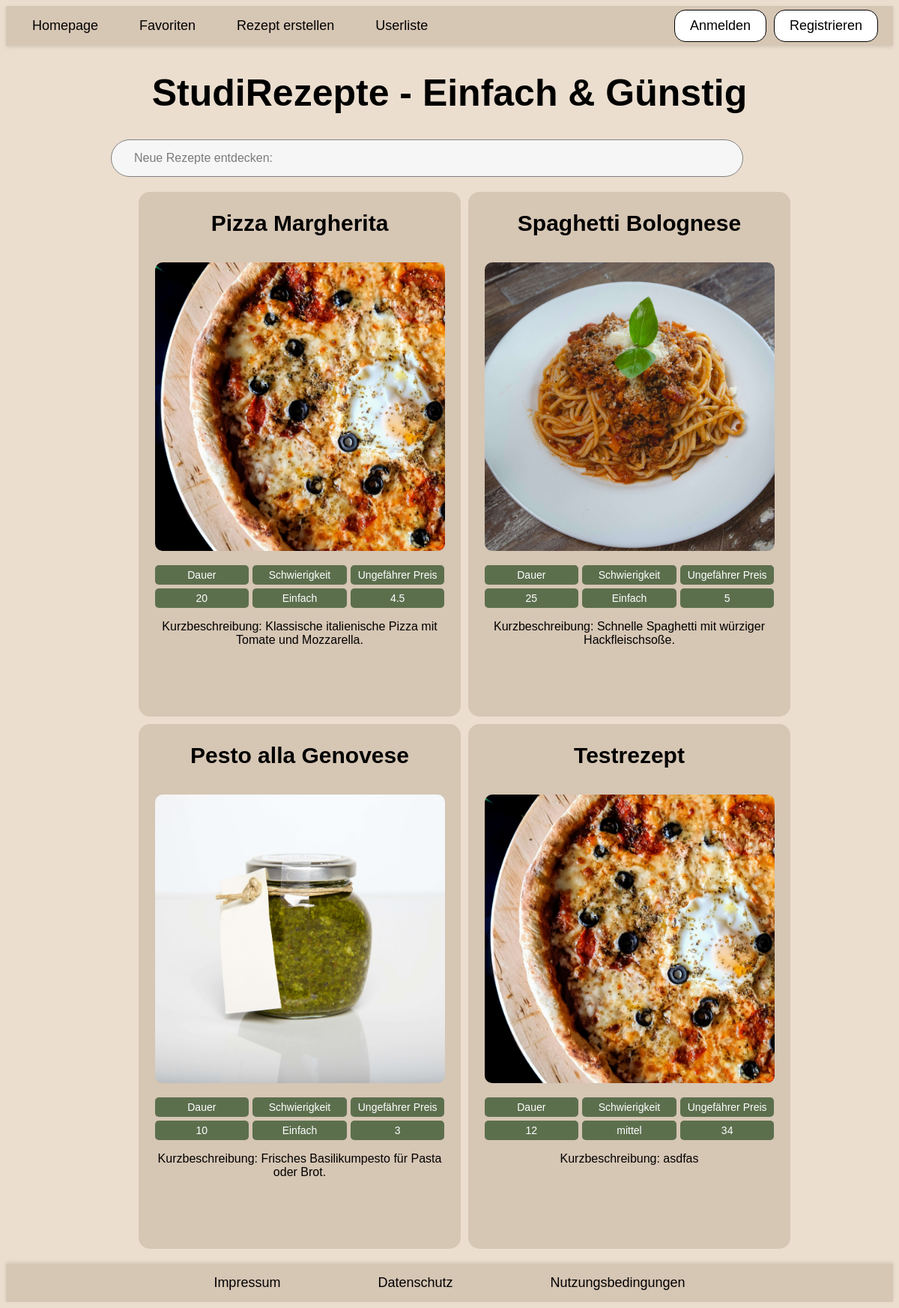
The page / on the database its author committed.
### tables this page shows
CREATE TABLE rezept (
                        id INTEGER PRIMARY KEY AUTOINCREMENT,
                        titel TEXT,
                        email TEXT,
                        kurzbeschreibung TEXT,
                        dauer INTEGER,
                        schwierigkeit TEXT,
                        preis REAL,
                        zutaten TEXT,
                        menge TEXT,
                        anleitung TEXT,
                        bild TEXT 
                    );

### index.php (called while the page is built, shortened)
<?php
require_once "php/controller/IndexController.php";
$indexController = new IndexController();
$entries = $indexController->request();
require_once "php/view/index.php";

### php/model/RezeptPDOSQLite.php (called while the page is built, shortened)
<?php
require_once "RezeptEintrag.php";
class RezeptPDOSQLite implements RezeptDAO
{
    private static $instance = null;
    public static function getInstance()
    {
        if (self::$instance === null) {
            self::$instance = new RezeptPDOSQLite();
        }
        return self::$instance;
    }
    public function getEntries(){
        try {
            $db = $this->getConnection();
            $sql = "SELECT * FROM rezept";
            $command = $db->prepare($sql);
            if (!$command->execute()) {
                throw new InternalErrorException();
            }
            $result = $command->fetchAll();
            $entries = [];
            foreach ($result as $row) {
                $entry = new RezeptEintrag(
                    $row["id"],
                    $row["titel"],
                    $row["email"],
                    $row["kurzbeschreibung"],
                    $row["dauer"],
                    $row["schwierigkeit"],
                    $row["preis"],
                    $row["zutaten"],
                    $row["menge"],
                    $row["anleitung"],
                    $row["bild"]);
                $entries[] = $entry;
            }
            return $entries;
        } catch (PDOException $exc) {
            throw new InternalErrorException();
        }
    }
    private function getConnection()
    {
        try {
            $user = 'root';
            $pw = null;
            $dsn = 'sqlite:db/rezept.db';
            return new PDO($dsn, $user, $pw);
        } catch (PDOException $e) {
            throw new InternalErrorException();
        }
    }
}

### php/model/Rezept.php (called while the page is built, shortened)
<?php
require_once "php/model/RezeptPDOSQLite.php";
class Rezept{
    public static function getInstance(){
        return RezeptPDOSQLite::getInstance();
    }
}
?>

### php/controller/IndexController.php (called while the page is built, shortened)
<?php
require_once "php/model/RezeptEintrag.php";
require_once  "php/model/Rezept.php";
class IndexController
{
    public function request()
    {
        try {
            $rezept = Rezept::getInstance();
            $entries = $rezept->getEntries();
            return $entries;
        } catch (InternalErrorException $exc) {
            $_SESSION["message"] = "internal_error";
        }
    }
}

### php/model/RezeptEintrag.php (called while the page is built, shortened)
<?php
class RezeptEintrag
{
    private $id;
    private $titel;
    private $kurzbeschreibung;
    private $dauer;
    private $schwierigkeit;
    private $preis;
    private $bild;
    public function __construct($id, $titel, $email, $kurzbeschreibung, $dauer, $schwierigkeit, $preis, $zutaten, $menge, $anleitung, $bild)
    {
        $this->id = $id;
        $this->titel = $titel;
        $this->kurzbeschreibung = $kurzbeschreibung;
        $this->dauer = $dauer;
        $this->schwierigkeit = $schwierigkeit;
        $this->preis = $preis;
        $this->bild = $bild;
    }
    public function getId()
    {
        return $this->id;
    }
    public function getTitel()
    {
        return $this->titel;
    }
    public function getKurzbeschreibung()
    {
        return $this->kurzbeschreibung;
    }
    public function getDauer()
    {
        return $this->dauer;
    }
    public function getSchwierigkeit()
    {
        return $this->schwierigkeit;
    }
    public function getPreis()
    {
        return $this->preis;
    }
    public function getBild()
    {
        return $this->bild;
    }
}

### php/view/index.php (the view, shortened to what this page needs)
<?php
require_once "php/include/head.php";
?>
<body>
    <?php
    require_once "php/include/header.php";
    ?>
    <main>
        <h1>StudiRezepte - Einfach & Günstig</h1>
        <section class="search-container">
            <form action="suche.php" method="get">
                <div class="search">
                    <input class="search-input" type="search" id="Suche" name="Sucheingabe" placeholder="Neue Rezepte entdecken:" size="90" required>
                </div>
            </form>
        </section>
        <ul>
            <section class="flexcontainer">
                <?php if (empty($entries)): ?>
                    Keine Einträge vorhanden.
                    <?php else:
                    foreach ($entries as $entry): ?>
                        <div class="flexbox">
                            <h2><?= htmlspecialchars($entry->getTitel()) ?></h2>
                            <a href="rezept.php?id=<?= urlencode($entry->getId()) ?>" class="box-link">
                                <img
                                    src="images/<?= htmlspecialchars($entry->getBild()) ?>"
                                    alt="Bild von <?= htmlspecialchars($entry->getTitel()) ?>"
                                    title="<?= htmlspecialchars($entry->getTitel()) ?>" />
                            </a>
                            <div class="info-grid">
                                <div>Dauer</div>
                                <div>Schwierigkeit</div>
                                <div>Ungefährer Preis</div>
                                <div><?= htmlspecialchars($entry->getDauer()) ?></div>
                                <div><?= htmlspecialchars($entry->getSchwierigkeit()) ?></div>
                                <div><?= htmlspecialchars($entry->getPreis()) ?></div>
                            </div>
                            <p>Kurzbeschreibung: <?= htmlspecialchars($entry->getKurzbeschreibung()) ?></p>
                        </div>
                    <?php endforeach; ?>
                <?php endif; ?>
            </section>
        </ul>
    </main>
    <?php
    include_once "php/include/footer.php"
    ?>
</body>
</html>

### css/index.css (style rules this page uses)
body { background-color: rgb(235, 222, 207);; font-family: sans-serif; }
h1 { color: Black; font-family: sans-serif; font-size: 50px; text-align: center; }
.flexcontainer { display: flex; flex-wrap: wrap; gap: 10px; justify-content: center; }
.flexbox { flex: calc(33.33% - 20px); max-width: calc(33.33% - 20px); min-width: 430px; height: 700px; background-color: #D6C6B4; text-align: center; border-radius: 15px; color: black; overflow: hidden; }
.flexbox img { width: 90%; height: 55%; object-fit: cover; border-radius: 10px; margin-top: 10px; }
.flexbox h2 { color: black; font-family: sans-serif; text-align: center; font-size: 30px; }
.info-grid { display: grid; grid-template-columns: repeat(3, 1fr); grid-template-rows: repeat(2, auto); gap: 5px; margin-top: 15px; padding-left: 5%; padding-right: 5%; }
.info-grid div { background-color: #5C6F4D; padding: 5px; border-radius: 5px; font-size: 14px; color: white; text-align: center; }
.flexbox p { padding-left: 5%; padding-right: 5%; }
.search-container { display: flex; justify-content: center; width: 100%; margin-bottom: 20px; }
.search { --padding: 14px; width: 90%; display: flex; align-items: center; padding: var(--padding); border-radius: 28px; background: #f6f6f6; border: 1px solid gray; margin-left: 0%; justify-content: center; }
.search-input { font-size: 16px; font-family: sans-serif; color: #333333; margin-left: var(--padding); outline: none; border: none; background: transparent; width: 100%; }
.search-input::placeholder, .search-icon { color: rgba(0, 0, 0, 0.5); }

### rows shown on the page
rezept: titel "Pizza Margherita", bild (picture), dauer "20", schwierigkeit "Einfach", preis "4.5", kurzbeschreibung "Klassische italienische Pizza mit Tomate und Mozzarella."
rezept: titel "Spaghetti Bolognese", bild (picture), dauer "25", schwierigkeit "Einfach", preis "5", kurzbeschreibung "Schnelle Spaghetti mit würziger Hackfleischsoße."
rezept: titel "Pesto alla Genovese", bild (picture), dauer "10", schwierigkeit "Einfach", preis "3", kurzbeschreibung "Frisches Basilikumpesto für Pasta oder Brot."
rezept: titel "Testrezept", bild (picture), dauer "12", schwierigkeit "mittel", preis "34", kurzbeschreibung "asdfas"
